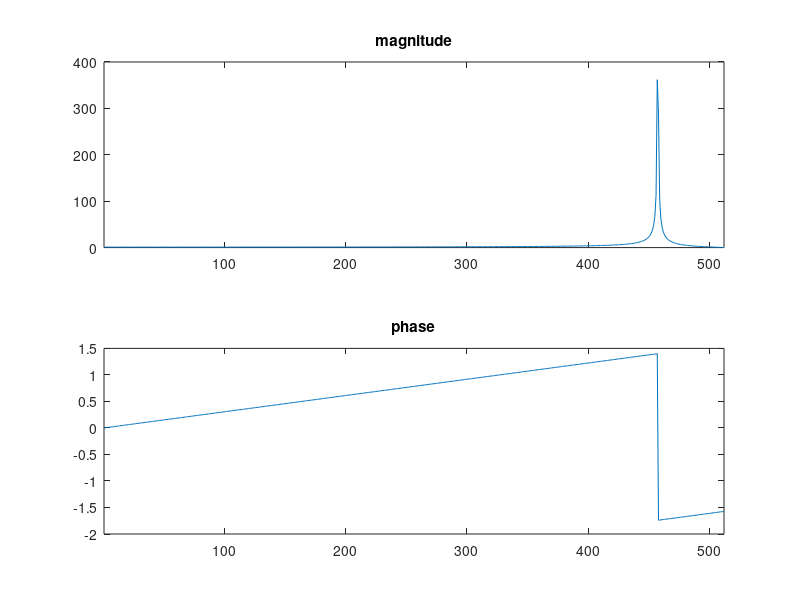

Write MATLAB code to recreate this figure.
% SSB modulation investigation
% Cat VW, October `23

clc; clear; close all;

function plot_fft(s)
	S = fft(s);
	half_length = round(length(S)/2)
	S_half = S(1:half_length);

	figure;
	subplot(2, 1, 1);
	plot(abs(S_half));
	title('magnitude');
	xlim([1 half_length]);

	subplot(2, 1, 2);
	plot(unwrap(angle(S_half)));
	title('phase');
	xlim([1 half_length]);
end

% parameters
N = 1024;
w_carrier = 500;
w_mod = 44;

cos_sin = @(w, x) [cos(w*x); sin(w*x)];

x = linspace(0, 2*pi, N);
carrier = cos_sin(w_carrier, x); % I & Q; needed for Hilbert SSB
signal = cos_sin(w_mod, x); % signal & its Hilbert transform

mod_carrier = carrier.*signal;
transmission = sum(mod_carrier, 1);

plot_fft(transmission);
